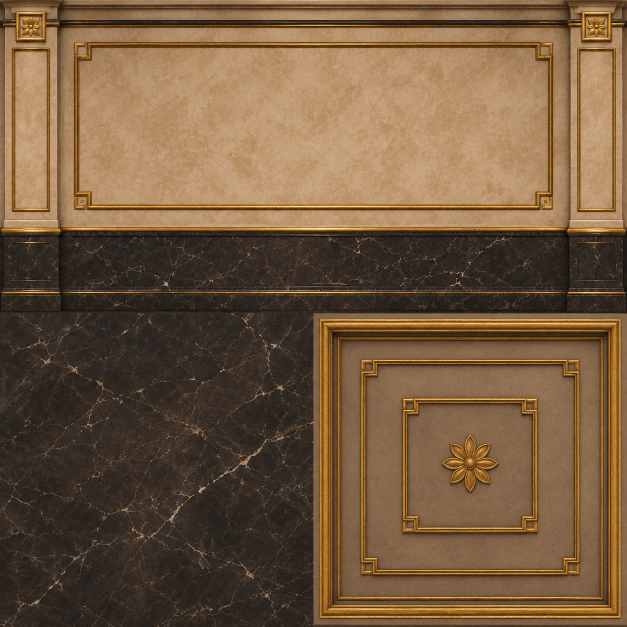
#> input picture environment-assets/gallery/material-atlas.png, 1254 x 1254 px (shown at 1/2 size); its folder holds 2 pictures in this run
$ python prepare_gallery_textures.py
#> lines starting #> are read from the running program, lines starting #| are printed output that depends on the picture
"""Extract atlas cells, resize and encode the gallery's runtime WebP textures.

No painting or image synthesis is done here: the generated atlas and user reference
remain editable source assets in environment-assets/gallery.
"""
from pathlib import Path
from PIL import Image
import sys

ROOT=Path(sys.argv[1]) if len(sys.argv)>1 else Path(__file__).resolve().parents[2]
source=ROOT/'environment-assets/gallery'
target=ROOT/'public/textures/gallery'
target.mkdir(parents=True,exist_ok=True)
atlas=Image.open(source/'material-atlas.png').convert('RGB')
#> atlas is the input picture: PIL image 1254x1254 RGB; mean R, G, B 115.6, 89.7, 63.2
w,h=atlas.size
#> w = 1254; h = 1254
for name,box,size in [
    ('wall',(0,0,w,h//2),(1280,640)),
    ('marble',(0,h//2,w//2,h),(768,768)),
    ('ceiling',(w//2,h//2,w,h),(768,768)),
]:
    atlas.crop(box).resize(size,Image.Resampling.LANCZOS).save(target/(name+'.webp'),quality=86,method=6)
#> this loop made 3 passes
#> pass 1, `atlas.crop(box).resize(size,Image.Resampling.LANCZOS).save(target/(nam..`:
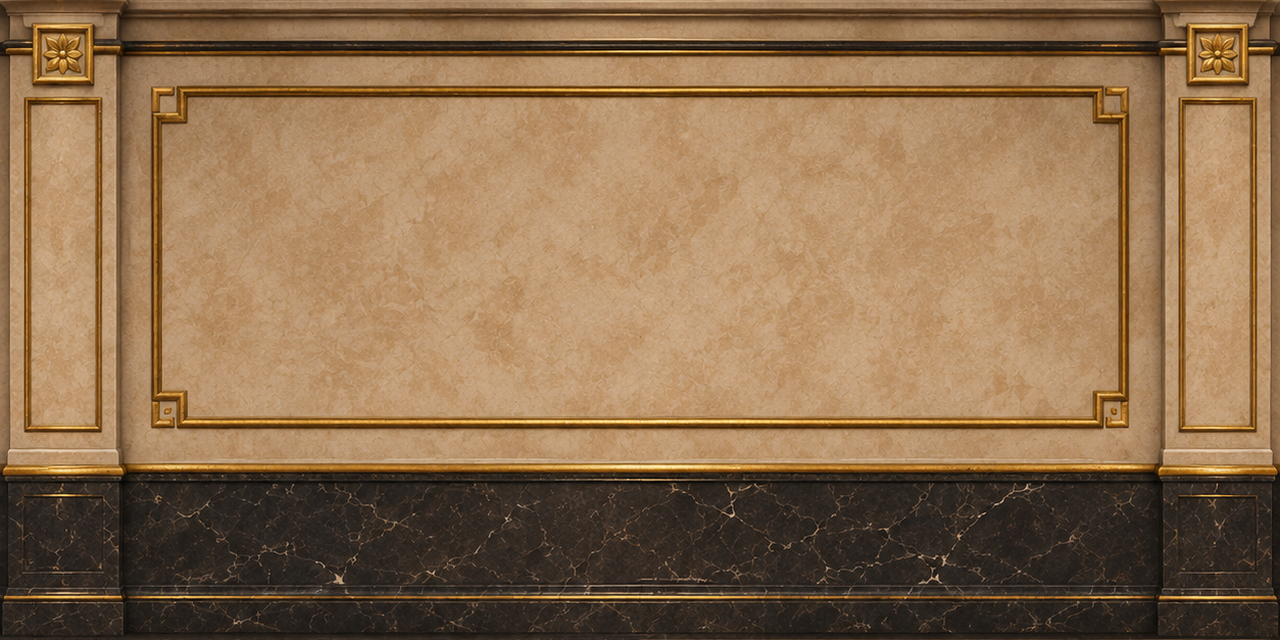
#> saved as wall.webp: PIL image 1280x640 RGB; mean R, G, B 139.3, 109.4, 78.3
#> pass 2, `atlas.crop(box).resize(size,Image.Resampling.LANCZOS).save(target/(nam..`:
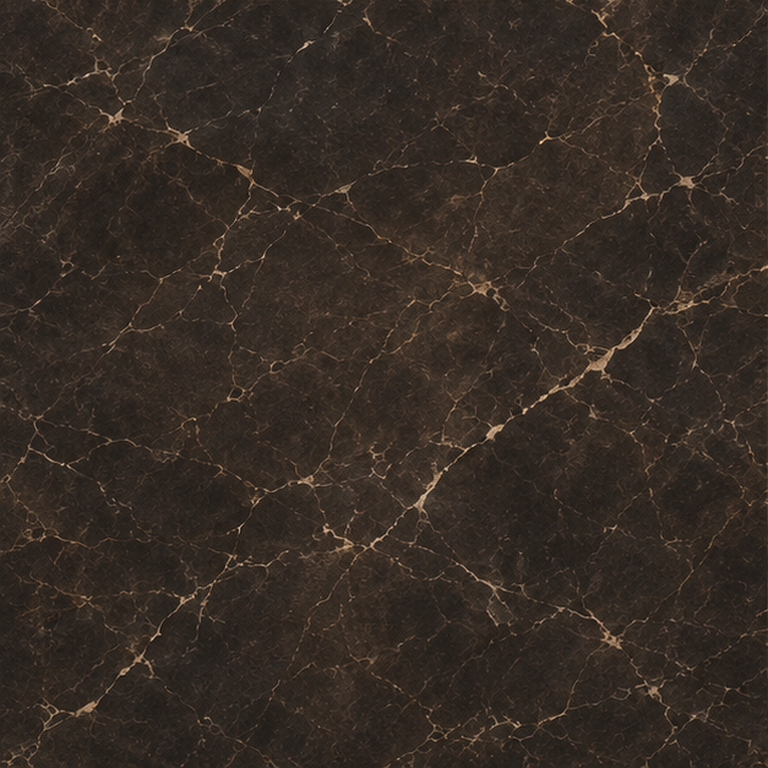
#> saved as marble.webp: PIL image 768x768 RGB; mean R, G, B 53.4, 43.8, 36.3
reference=Image.open(source/'reference.png').convert('RGB')
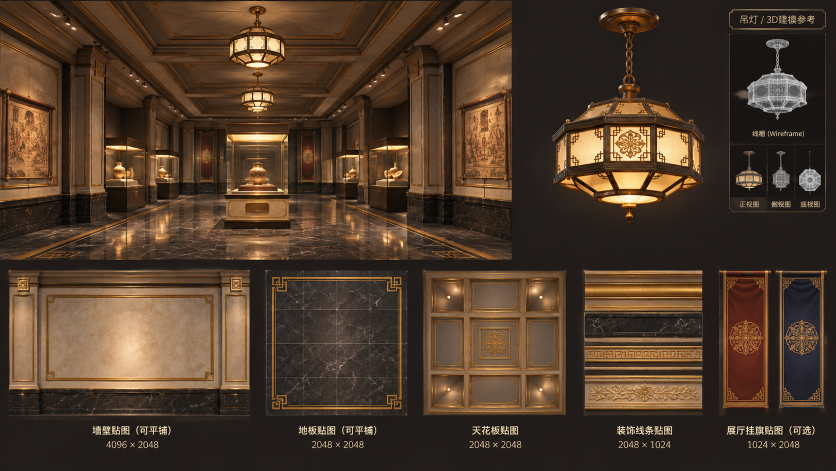
#> input picture environment-assets/gallery/reference.png, 1672 x 941 px (shown at 1/2 size)
#> reference is the input picture: PIL image 1672x941 RGB; mean R, G, B 78.6, 58.7, 42.2
for name,box in [('banner-red',(1444,543,1543,822)),('banner-blue',(1559,543,1652,822))]:
    reference.crop(box).save(target/(name+'.webp'),quality=88,method=6)
#> this loop made 2 passes
#> pass 1, `reference.crop(box).save(target/(name+'.webp'),quality=88,method=6)`:
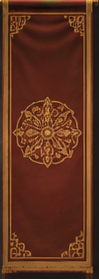
#> saved as banner-red.webp: PIL image 99x279 RGB; mean R, G, B 96.3, 50.7, 30.7
#> pass 2, `reference.crop(box).save(target/(name+'.webp'),quality=88,method=6)`:
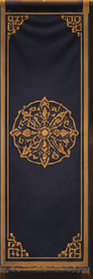
#> saved as banner-blue.webp: PIL image 93x279 RGB; mean R, G, B 67.4, 54.4, 48.5
print('Atlas size:',atlas.size)
#| Atlas size: (1254, 1254)
for file in target.glob('*.webp'):print(file.name,file.stat().st_size)
